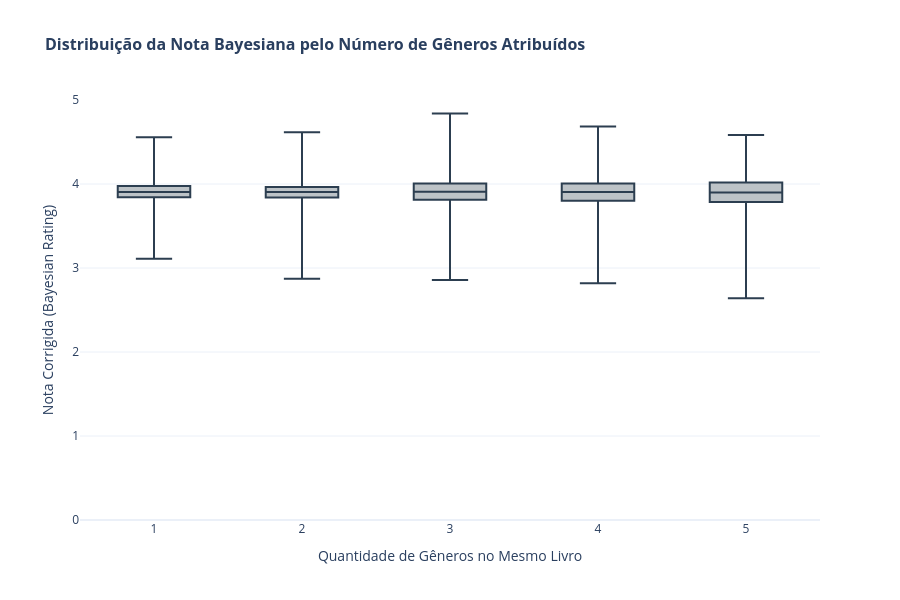

Here is the notebook cell this chart was saved with:
### Markdown cell above
## 5. Análise de Variância: O Impacto do Hibridismo (Boxplot)

Nesta etapa final, cruzamos a quantidade de tags atribuídas a uma obra com a sua Nota Bayesiana para investigar como o acúmulo de categorias afeta a satisfação do público.

**Filtro de Escopo:** Restringe a análise a livros que possuem de 1 a 5 gêneros, removendo obras com marcações excessivas.

### Code cell
import plotly.express as px

df_filtered = df[(df['genre_count'] > 0) & (df['genre_count'] <= 5)]

fig = px.box(
    df_filtered,
    x='genre_count',
    y='bayesian_rating',
    title='<b>Distribuição da Nota Bayesiana pelo Número de Gêneros Atribuídos</b>',
    labels={
        'genre_count': 'Quantidade de Gêneros no Mesmo Livro', 
        'bayesian_rating': 'Nota Corrigida (Bayesian Rating)'
    }
)

fig.update_traces(
    boxpoints=False, 
    fillcolor='#BDC3C7',
    line_color='#2C3E50',
    line_width=2
)

fig.update_layout(
    title_font_size=16,
    xaxis_title='Quantidade de Gêneros no Mesmo Livro',
    yaxis_title='Nota Corrigida (Bayesian Rating)',
    xaxis=dict(tickmode='linear', dtick=1),
    yaxis=dict(range=[0, 5]),
    template='plotly_white',
    autosize=True,
    height=600
)

fig.show()

### Figure 1 — Plotly figure (JSON) as saved in the notebook; plotly's stock layout.template omitted (floating-point values rounded to 4 significant figures; data arrays with more than 128 entries replaced by an {"elided": "..."} marker saying what was removed)
{"data": [{"alignmentgroup": "True", "boxpoints": false, "fillcolor": "#BDC3C7", "hovertemplate": "Quantidade de Gêneros no Mesmo Livro=%{x}<br>Nota Corrigida (Bayesian Rating)=%{y}<extra></extra>", "legendgroup": "", "line": {"color": "#2C3E50", "width": 2}, "marker": {"color": "#636efa"}, "name": "", "notched": false, "offsetgroup": "", "orientation": "v", "showlegend": false, "type": "box", "x": {"elided": "23974 int values"}, "x0": " ", "xaxis": "x", "y": {"elided": "23974 float values"}, "y0": " ", "yaxis": "y"}], "layout": {"autosize": true, "boxmode": "group", "height": 600, "legend": {"tracegroupgap": 0}, "title": {"font": {"size": 16}, "text": "<b>Distribuição da Nota Bayesiana pelo Número de Gêneros Atribuídos</b>"}, "xaxis": {"anchor": "y", "domain": [0, 1], "dtick": 1, "tickmode": "linear", "title": {"text": "Quantidade de Gêneros no Mesmo Livro"}}, "yaxis": {"anchor": "x", "domain": [0, 1], "range": [0, 5], "title": {"text": "Nota Corrigida (Bayesian Rating)"}}}}
